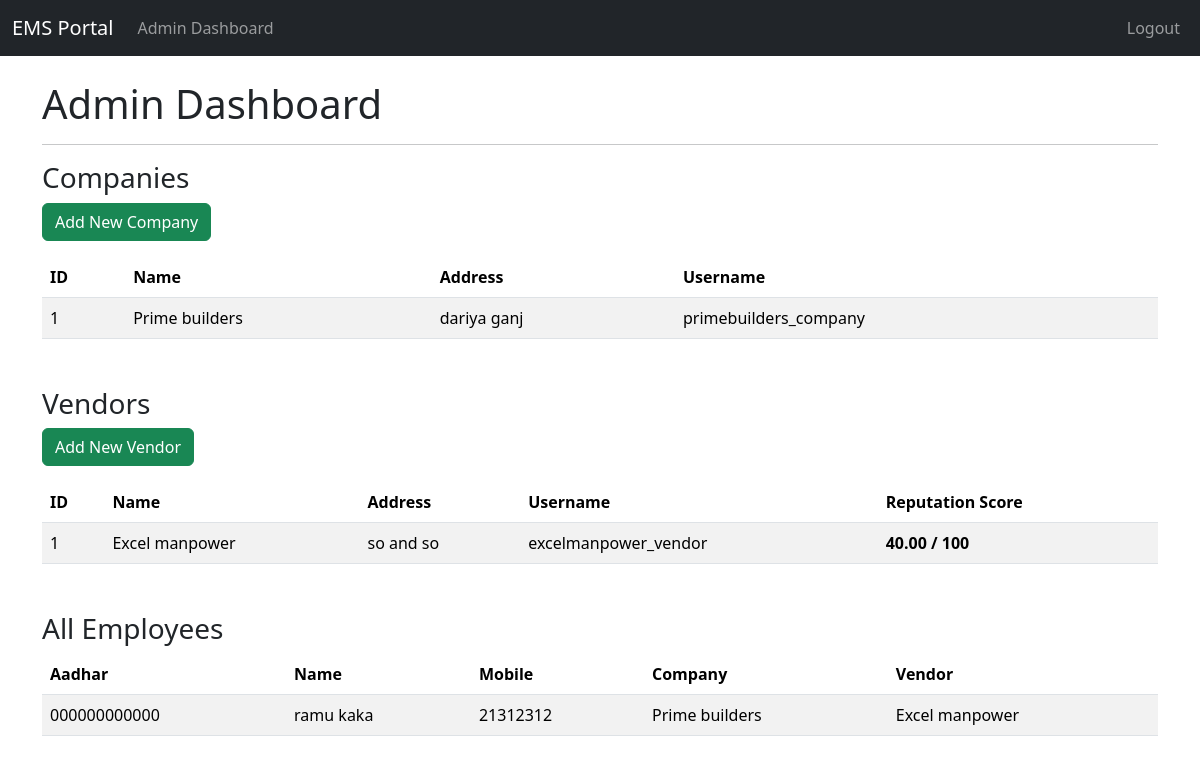
The app's page /admin/dashboard (signed in) with its own data.
### models.py (models this page shows, shortened)
class Company(db.Model):
    id = db.Column(db.Integer, primary_key=True)
    name = db.Column(db.String(140), unique=True)
    address = db.Column(db.String(200))
    user_id = db.Column(db.Integer, db.ForeignKey('user.id'))
    employees = db.relationship('Employee', backref='company', lazy='dynamic')

class User(UserMixin, db.Model):
    id = db.Column(db.Integer, primary_key=True)
    username = db.Column(db.String(64), index=True, unique=True)
    password_hash = db.Column(db.String(128))
    role = db.Column(db.String(10), index=True) # 'admin', 'company', 'vendor'
    company = db.relationship('Company', backref='user', uselist=False)
    vendor = db.relationship('Vendor', backref='user', uselist=False)

class Vendor(db.Model):
    id = db.Column(db.Integer, primary_key=True)
    name = db.Column(db.String(140), unique=True)
    address = db.Column(db.String(200))
    user_id = db.Column(db.Integer, db.ForeignKey('user.id'))
    employees = db.relationship('Employee', backref='vendor', lazy='dynamic')
    @property
    def reputation_score(self):
        total_employees = self.employees.count()
        if total_employees == 0:
            return "N/A" # No employees to judge by yet
        total_tenure = 0
        active_employees = 0
        for emp in self.employees.all():
            end_date = emp.leaving_date or date.today()
            tenure = (end_date - emp.joining_date).days
            total_tenure += tenure
            if not emp.leaving_date:
                active_employees += 1
        avg_tenure = total_tenure / total_employees
        retention_rate = (active_employees / total_employees) * 100
        score = (min(avg_tenure / 365, 1) * 60) + (retention_rate / 100 * 40)
        return f"{score:.2f} / 100"

class Employee(db.Model):
    aadhar_card = db.Column(db.String(12), primary_key=True)
    name = db.Column(db.String(100), nullable=False)
    mobile_number = db.Column(db.String(15))
    permanent_address = db.Column(db.String(250))
    present_address = db.Column(db.String(250))
    previous_job = db.Column(db.String(100))
    duration = db.Column(db.String(50)) # e.g., "2 years"
    previous_salary = db.Column(db.String(50))
    type_of_job = db.Column(db.String(100)) # e.g., "Welder", "Electrician"
    joining_date = db.Column(db.Date, default=date.today)
    leaving_date = db.Column(db.Date, nullable=True)
    company_id = db.Column(db.Integer, db.ForeignKey('company.id'), nullable=False)
    vendor_id = db.Column(db.Integer, db.ForeignKey('vendor.id'), nullable=True) # Nullable for direct hires

### routes.py (the view)
@app.route('/admin/dashboard')
@login_required
def admin_dashboard():
    if current_user.role != 'admin':
        return redirect(url_for('index'))
    companies = Company.query.all()
    vendors = Vendor.query.all()
    employees = Employee.query.all()
    return render_template('admin/dashboard.html', companies=companies, vendors=vendors, employees=employees)

### app.py (called while the page is built)
@login_manager.user_loader
def load_user(id):
    return User.query.get(int(id))

### templates/admin/dashboard.html
{% extends "base.html" %}
{% block content %}
    <h1>Admin Dashboard</h1>
    <hr>
    <h3>Companies</h3>
    <a href="{{ url_for('add_company') }}" class="btn btn-success mb-3">Add New Company</a>
    <table class="table table-striped">
        <thead><tr><th>ID</th><th>Name</th><th>Address</th><th>Username</th></tr></thead>
        <tbody>
        {% for company in companies %}
            <tr><td>{{ company.id }}</td><td>{{ company.name }}</td><td>{{ company.address }}</td><td>{{ company.user.username }}</td></tr>
        {% endfor %}
        </tbody>
    </table>
    <h3 class="mt-5">Vendors</h3>
    <a href="{{ url_for('add_vendor') }}" class="btn btn-success mb-3">Add New Vendor</a>
    <table class="table table-striped">
        <thead><tr><th>ID</th><th>Name</th><th>Address</th><th>Username</th><th>Reputation Score</th></tr></thead>
        <tbody>
        {% for vendor in vendors %}
            <tr><td>{{ vendor.id }}</td><td>{{ vendor.name }}</td><td>{{ vendor.address }}</td><td>{{ vendor.user.username }}</td><td><strong>{{ vendor.reputation_score }}</strong></td></tr>
        {% endfor %}
        </tbody>
    </table>
     <h3 class="mt-5">All Employees</h3>
    <table class="table table-striped">
        <thead><tr><th>Aadhar</th><th>Name</th><th>Mobile</th><th>Company</th><th>Vendor</th></tr></thead>
        <tbody>
        {% for emp in employees %}
            <tr><td>{{ emp.aadhar_card }}</td><td>{{ emp.name }}</td><td>{{ emp.mobile_number }}</td><td>{{ emp.company.name }}</td><td>{{ emp.vendor.name if emp.vendor else 'Direct Hire' }}</td></tr>
        {% endfor %}
        </tbody>
    </table>
{% endblock %}

### templates/base.html (shortened to what this page needs)
<!doctype html>
<html lang="en">
<head>
    <link href="https://cdn.jsdelivr.net/npm/bootstrap@5.3.2/dist/css/bootstrap.min.css" rel="stylesheet">
</head>
<body>
    <nav class="navbar navbar-expand-lg navbar-dark bg-dark">
        <div class="container-fluid">
            <a class="navbar-brand" href="{{ url_for('index') }}">EMS Portal</a>
            <div class="collapse navbar-collapse">
                <ul class="navbar-nav me-auto mb-2 mb-lg-0">
                    {% if current_user.is_authenticated %}
                        {% if current_user.role == 'admin' %}
                            <li class="nav-item"><a class="nav-link" href="{{ url_for('admin_dashboard') }}">Admin Dashboard</a></li>
                        {% elif current_user.role == 'company' %}
                            <li class="nav-item"><a class="nav-link" href="{{ url_for('company_dashboard') }}">Company Dashboard</a></li>
                        {% elif current_user.role == 'vendor' %}
                            <li class="nav-item"><a class="nav-link" href="{{ url_for('vendor_dashboard') }}">Vendor Dashboard</a></li>
                        {% endif %}
                    {% endif %}
                </ul>
                <ul class="navbar-nav">
                    {% if current_user.is_authenticated %}
                        <li class="nav-item"><a href="{{ url_for('logout') }}" class="nav-link">Logout</a></li>
                    {% else %}
                        <li class="nav-item"><a href="{{ url_for('login') }}" class="nav-link">Login</a></li>
                    {% endif %}
                </ul>
            </div>
        </div>
    </nav>
    <main class="container mt-4">
        {% block content %}{% endblock %}
    </main>
</body>
</html>

### records on screen
Company: id "1", name "Prime builders", address "dariya ganj", user.username "primebuilders_company"
Vendor: id "1", name "Excel manpower", address "so and so", user.username "excelmanpower_vendor", reputation_score "40.00 / 100"
Employee: aadhar_card "000000000000", name "ramu kaka", mobile_number "21312312", company.name "Prime builders", vendor "Excel manpower"
